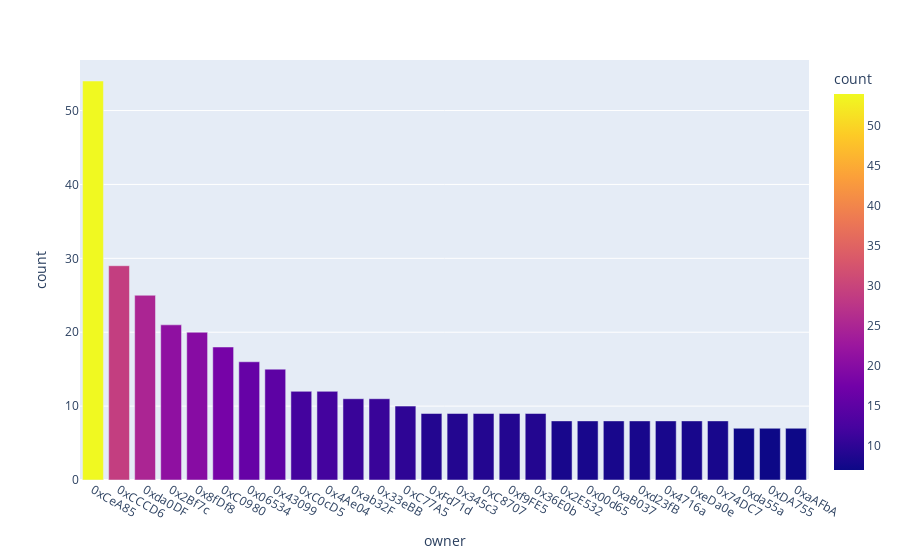

The notebook cell this image was saved under:
### Code cell
fig = px.bar(
    mt7crabs,
    x="owner",
    y="count",
    color="count"
)
# overwrite tick labels    
fig.update_layout(
    xaxis = {
     'tickmode': 'array',
     'tickvals': list(range(len(mt7crabs))),
     'ticktext': mt2crabs["owner"].str.slice(stop=7).to_list(),
    }
)
fig.show()

### Figure 1 — Plotly figure (JSON) as saved in the notebook; plotly's stock layout.template omitted (floating-point values rounded to 4 significant figures; data arrays with more than 128 entries replaced by an {"elided": "..."} marker saying what was removed)
{"data": [{"alignmentgroup": "True", "hovertemplate": "owner=%{x}<br>count=%{marker.color}<extra></extra>", "legendgroup": "", "marker": {"color": [54, 29, 25, 21, 20, 18, 16, 15, 12, 12, 11, 11, 10, 9, 9, 9, 9, 9, 8, 8, 8, 8, 8, 8, 8, 7, 7, 7], "coloraxis": "coloraxis", "pattern": {"shape": ""}}, "name": "", "offsetgroup": "", "orientation": "v", "showlegend": false, "textposition": "auto", "type": "bar", "x": ["0xCeA85acE606Ef0a2166c9DE211C5a2aF4d14590B", "0xCCCD64Fd8976A03AE897fAd97249e01fB9170eb6", "0xda0DF05Be32a391c23cf4A714b606A9109527EA4", "0x2Bf7cD06a44E01cC94a0F7B9Dc8b57c6A2d15157", "0x8fDf8C2DAA5D99299d59a1513DCEdB0106aaba3D", "0xC09805B19d17926ba3822c5757d2b8E6865A906a", "0x0653441ab038D44E1D8C85f1d0D805e8270FFe4f", "0x430997CF1b506EBF228734ED434A6C6ABD594f53", "0xC0cD528477Cf84BABDD4C86889C86B157f529D20", "0x4Ae04bdb0c084b507fb5740bbD6eB6C37f6B7778", "0xab32FA260b024b5db6bBe8D0983E9aC3fcd1a221", "0x33eBB62DC9ddBf6B8F3C0efdF5BccC2e7AC60211", "0xC77A55ABb91E7cDEb810748Cb1fBC5De8f36a7b7", "0xFd71d918A79649A3947C954217877E4bdF8d26ED", "0x345c34A6aE1524D4fCD9AAfbefa51086baE9b991", "0xC8707623CDb85Cc56E275A8556dB2FE76fAdafFc", "0xf9FE5e5452EAEc284A3f57A4BFCDc873F2930F9a", "0x36E0bC78595063cEc14caD617647701B3C9E0c31", "0x2E5322b59a2D5c982BE103fCcc05EB182AD9BcE3", "0x00d65Da4e75D119fceb382C151f519D6B5E97a4A", "0xaB0376dF9782b8B3CdCde16D353CE489974B8940", "0xd23fB90e652b7Ebf605163b4A6AF34f9159aD9A3", "0x4716a689a7b1378884CD1a1f200c110CBED0bC55", "0xeDa0ec743c3AA01b5451Dc8aE70aC9c3D208d7aB", "0x74DC71b8fF1377891f730ae0A205034f4aCDC9F6", "0xda55a246f0c3Bf5b2153943275Ea509200D66376", "0xDA755d290ed76757A0A2B57c031c38770b2ecE91", "0xaAFbA492437Cc40Dd8cBC81D91d0D58b6d93E45c"], "xaxis": "x", "y": [54, 29, 25, 21, 20, 18, 16, 15, 12, 12, 11, 11, 10, 9, 9, 9, 9, 9, 8, 8, 8, 8, 8, 8, 8, 7, 7, 7], "yaxis": "y"}], "layout": {"barmode": "relative", "coloraxis": {"colorbar": {"title": {"text": "count"}}, "colorscale": [[0, "#0d0887"], [0.1111, "#46039f"], [0.2222, "#7201a8"], [0.3333, "#9c179e"], [0.4444, "#bd3786"], [0.5556, "#d8576b"], [0.6667, "#ed7953"], [0.7778, "#fb9f3a"], [0.8889, "#fdca26"], [1, "#f0f921"]]}, "legend": {"tracegroupgap": 0}, "margin": {"t": 60}, "xaxis": {"anchor": "y", "domain": [0, 1], "tickmode": "array", "ticktext": {"elided": "245 str values"}, "tickvals": [0, 1, 2, 3, 4, 5, 6, 7, 8, 9, 10, 11, 12, 13, 14, 15, 16, 17, 18, 19, 20, 21, 22, 23, 24, 25, 26, 27], "title": {"text": "owner"}}, "yaxis": {"anchor": "x", "domain": [0, 1], "title": {"text": "count"}}}}
